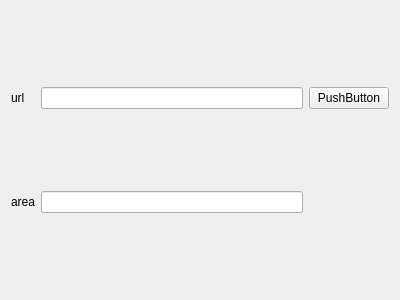
<?xml version="1.0" encoding="UTF-8"?>
<ui version="4.0">
 <class>FormCameraText</class>
 <widget class="QWidget" name="FormCameraText">
  <property name="geometry">
   <rect>
    <x>0</x>
    <y>0</y>
    <width>400</width>
    <height>300</height>
   </rect>
  </property>
  <property name="windowTitle">
   <string>Form</string>
  </property>
  <layout class="QGridLayout" name="gridLayout">
   <item row="0" column="2">
    <widget class="QPushButton" name="pushButton">
     <property name="text">
      <string>PushButton</string>
     </property>
    </widget>
   </item>
   <item row="0" column="1">
    <widget class="QLineEdit" name="lineEdit"/>
   </item>
   <item row="0" column="0">
    <widget class="QLabel" name="label">
     <property name="text">
      <string>url</string>
     </property>
    </widget>
   </item>
   <item row="2" column="0">
    <widget class="QLabel" name="label_2">
     <property name="text">
      <string>area</string>
     </property>
    </widget>
   </item>
   <item row="2" column="1">
    <widget class="QLineEdit" name="lineEdit_2"/>
   </item>
  </layout>
 </widget>
 <resources/>
 <connections/>
</ui>
